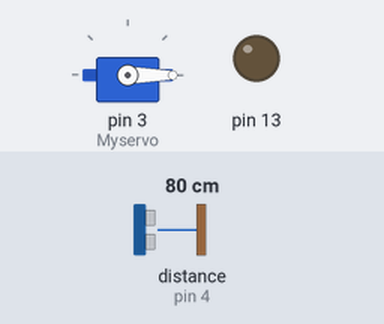
Bench run of a sketch on a simulated Arduino Uno, built with avr-gcc and run on an emulated ATmega328P. Parts: servo, output pins drawn as LEDs (lit = HIGH). Wiring (inferred from the names in the program): ultrasonic range finder: trigger pin 5; echo pin 4. The test bench sets the inputs (shaded band); at power-on: distance to the obstacle (sensor on pin 4) 80 cm. The echo pulse lasts 58.3 µs per cm; pins used as bus, display or sensor lines are not drawn.

Above: at 1.8 s.
1.9 s: distance to the obstacle (sensor on pin 4) set to 18 cm
3.4 s: distance to the obstacle (sensor on pin 4) set to 15 cm
At 4.3 s:
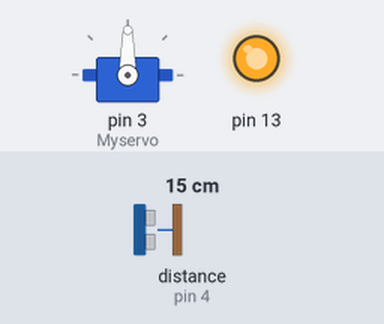
5.5 s: distance to the obstacle (sensor on pin 4) set to 35 cm
At 7.1 s:
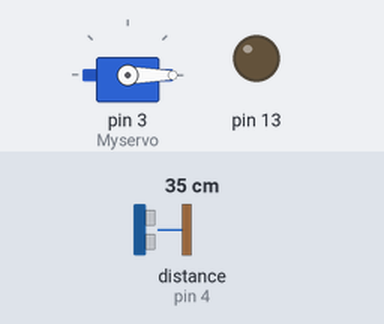
7.5 s: distance to the obstacle (sensor on pin 4) set to 2 cm
At 8.8 s:
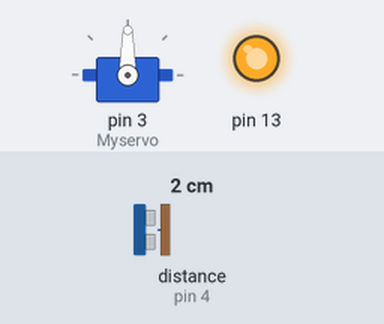
Timing chart, 0 to 10.5 s (numbered marks = the images above; inputs shaded):
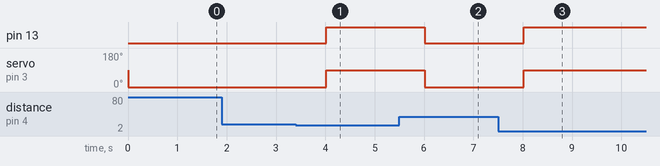

Measured:
- the behaviour switches between 17 and 16 cm on distance to the obstacle (sensor on pin 4) (found by bisection; images 0 and 1)
- after the input at 1.9 s, every drawn part: stays the same
- after the input at 3.4 s, pin 13: LOW → HIGH after 0.62 s; servo on pin 3 (Myservo): 0° → 90° after 0.62 s
- after the input at 5.5 s, pin 13: HIGH → LOW after 0.52 s; servo on pin 3 (Myservo): 90° → 0° after 0.52 s
- after the input at 7.5 s, pin 13: LOW → HIGH after 0.52 s; servo on pin 3 (Myservo): 0° → 90° after 0.52 s

The sketch:

hand_sanitiser_code.ino
```cpp
#include<Servo.h>
#define echoPin 4
#define trigPin 5
Servo Myservo;
int long duration;
int distance;
void setup(){
pinMode(13,OUTPUT);
Myservo.attach(3);
pinMode(echoPin,INPUT);
pinMode(trigPin,OUTPUT);
}
void loop()
{
digitalWrite(trigPin,LOW);
delayMicroseconds(2);
digitalWrite(trigPin,HIGH);
delayMicroseconds(10);
digitalWrite(trigPin,LOW);
duration=pulseIn(echoPin,HIGH);
distance=(duration*0.034/2);
if(distance<=15){
Myservo.write(90);
digitalWrite(13,HIGH);
}
else {
Myservo.write(0);
digitalWrite(13,LOW);
}
delay(1000);
}
```
